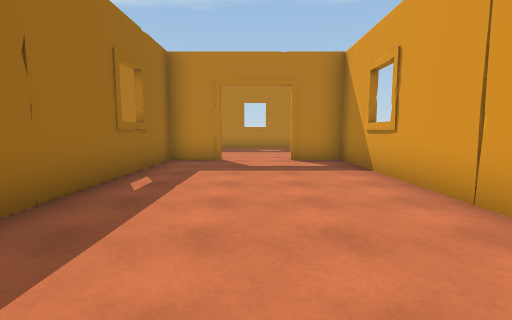
view 1 (above)

12 first-person views from a walk through a 3-D level made in the Unity game engine. The camera is 1.5 m above the floor, tilts 6° down and sees 85° across. The floor is counted in squares, 1.8 m on a side. Each view is taken from the middle of a square. On the plan, view 1 faces up. The plan holds only what a view shows up to about 10 squares ahead; the rest is blank. The place goes on beyond the plan. The player is left out. Some animated figures are left out.

view 2
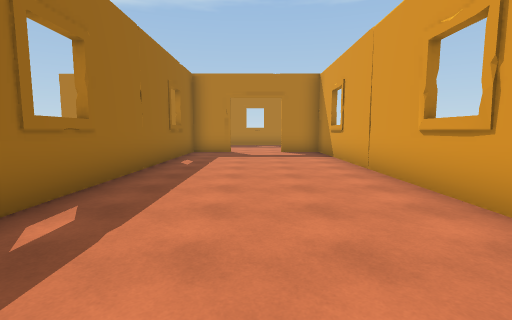

view 3
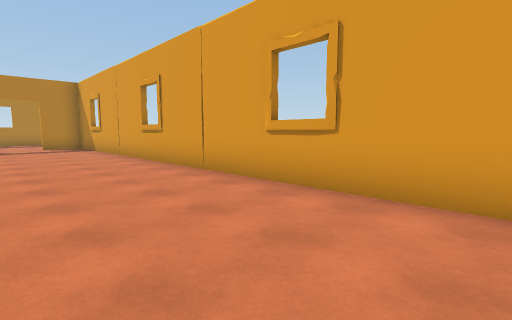

view 4
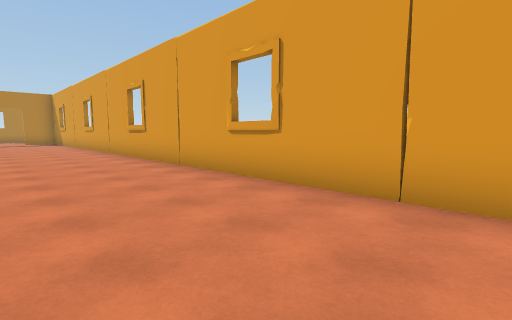

view 5
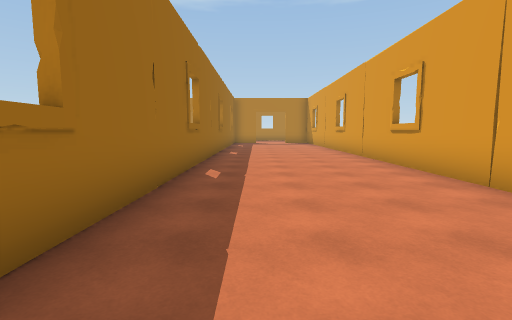

view 6
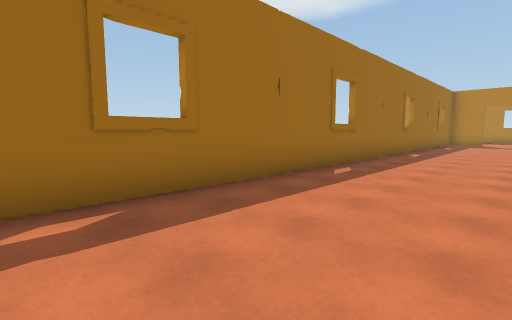

view 7
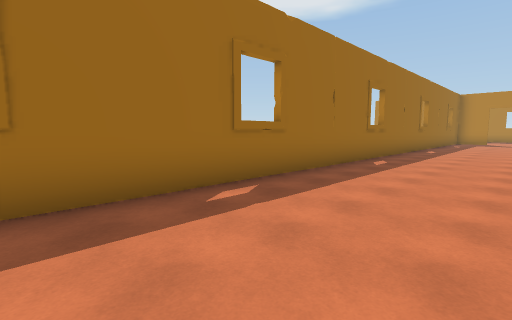

view 8
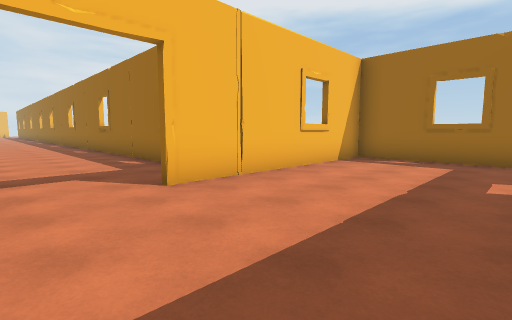

view 9
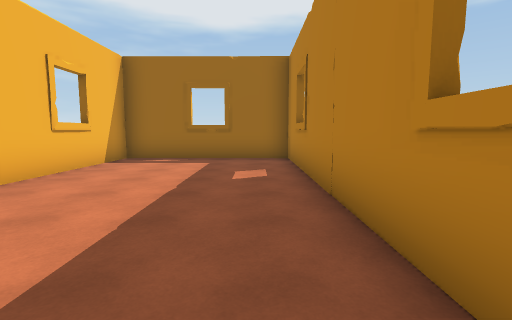

view 10
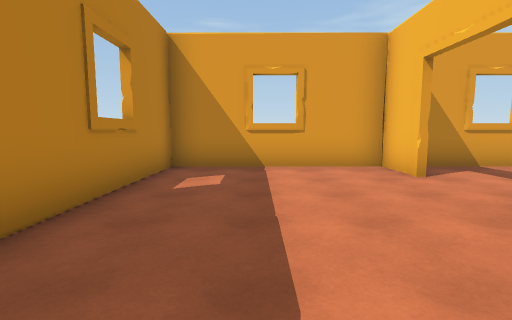

view 11
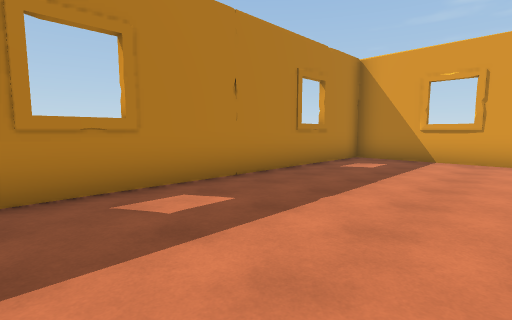

view 12
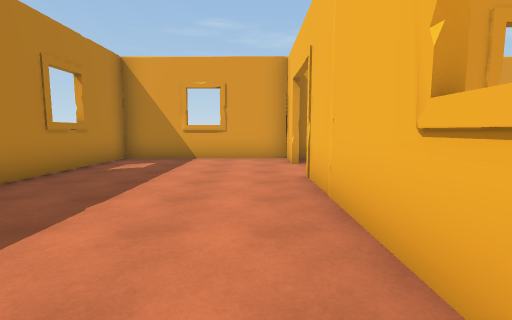

### Floor plan
Points are (right, up) in squares from view 1. A wall is a line through its corners. A room is listed if a view was taken in it or the views show most of it. See-through windows are left out.
Room 1 (views 1, 2, 3, 4, 5, 6, 7)
walls: (2.5, -12.9) (2.5, 8.5); (-1, 8) (-2.4, 8) (-2.4, -13); (2.5, 8) (1, 8)
ways out: opening at (0.5, 8) to room 2
Room 2 (views 8, 9, 10, 11, 12)
walls: (1, 8.1) (2.5, 8.1); (2.5, 8.5) (2.5, 13) (-7.4, 13) (-7.4, 8.1) (-1, 8.1)
ways out: opening at (0.5, 8) to room 1

Where each view was taken, in squares from view 1:
view 1: 0 up, 0 right, facing up
view 2: 3 down, 0 right, facing up
view 3: 7 down, 1 left, facing up-right
view 4: 13 down, 1 left, facing up-right
view 5: 11 down, 1 left, facing up
view 6: 11 down, 1 right, facing up-left
view 7: 13 down, 1 right, facing up-left
view 8: 12 up, 1 right, facing down-left
view 9: 12 up, 1 right, facing left
view 10: 11 up, 4 left, facing right
view 11: 9 up, 6 left, facing up-right
view 12: 9 up, 6 left, facing right
